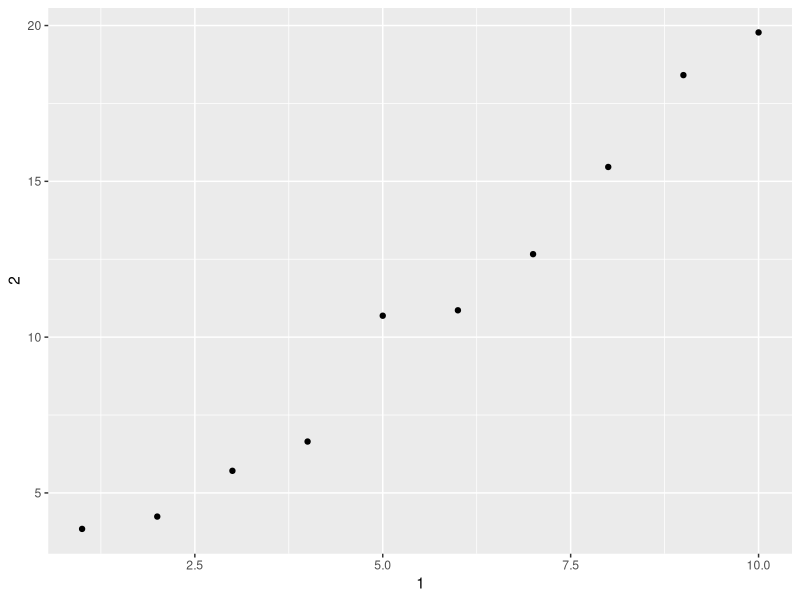
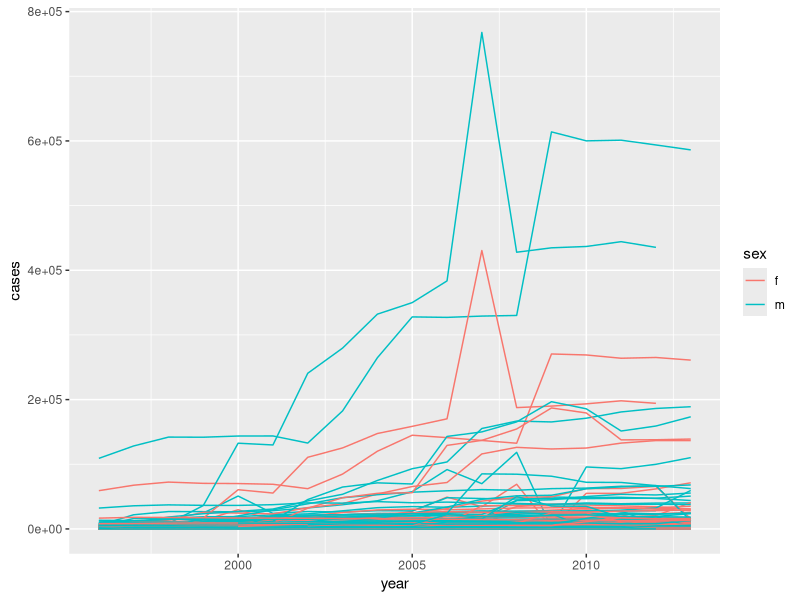

Write R code to recreate these figures, in order.
## ---- chunk 1
knitr::opts_chunk$set(echo = TRUE)
## ---- chunk 2
library(tidyverse)
library(knitr)
library(tibble)
## ---- chunk 3
mtcars
class(mtcars)
class(as_tibble(mtcars))
## ---- chunk 4
df <- data.frame(abc = 1, xyz = "a")
df$x
df[, "xyz"]
df[, c("abc", "xyz")]

tbl <- as_tibble(df)
tbl$x
tbl[, "xyz"]
tbl[, c("abc", "xyz")]
## ---- chunk 5
annoying <- tibble(
  `1` = 1:10,
  `2` = `1` * 2 + rnorm(length(`1`))
)

annoying[["1"]]
## ---- chunk 6
ggplot(annoying, aes(x = `1`, y = `2`)) + geom_point()
## ---- chunk 7
annoying[["3"]] <- annoying[["2"]] / annoying[["1"]]
annoying[["3"]]
## ---- chunk 8
annoying <- rename(annoying, one = `1`, two = `2`, three = `3`)
glimpse(annoying)
## ---- chunk 9
#code needed from chapter
who %>%
  gather(code, value, new_sp_m014:newrel_f65, na.rm = TRUE) %>% 
  mutate(code = stringr::str_replace(code, "newrel", "new_rel")) %>%
  separate(code, c("new", "var", "sexage")) %>% 
  select(-new, -iso2, -iso3) %>% 
  separate(sexage, c("sex", "age"), sep = 1)
who1 <- who %>%
  gather(new_sp_m014:newrel_f65, key = "key", value = "cases", na.rm = TRUE)
glimpse(who1)
who2 <- who1 %>%
  mutate(key = stringr::str_replace(key, "newrel", "new_rel"))
who3 <- who2 %>%
  separate(key, c("new", "type", "sexage"), sep = "_")
who3
who3 %>%
  count(new)
who4 <- who3 %>%
  select(-new, -iso2, -iso3)
who5 <- who4 %>%
  separate(sexage, c("sex", "age"), sep = 1)
who5
## ---- chunk 10
who1 %>%
  filter(cases == 0) %>%
  nrow()
## ---- chunk 11
gather(who, new_sp_m014:newrel_f65, key = "key", value = "cases") %>%
  group_by(country, year)  %>%
  mutate(missing = is.na(cases)) %>%
  select(country, year, missing) %>%
  distinct() %>%
  group_by(country, year) %>%
  filter(n() > 1)
## ---- chunk 12
who3a <- who1 %>%
  separate(key, c("new", "type", "sexage"), sep = "_")

filter(who3a, new == "newrel") %>% head()
## ---- chunk 13
select(who3, country, iso2, iso3) %>%
  distinct() %>%
  group_by(country) %>%
  filter(n() > 1)
## ---- chunk 14
who5 %>%
  group_by(country, year, sex) %>%
  filter(year > 1995) %>%
  summarise(cases = sum(cases)) %>%
  unite(country_sex, country, sex, remove = FALSE) %>%
  ggplot(aes(x = year, y = cases, group = country_sex, colour = sex)) +
  geom_line()
